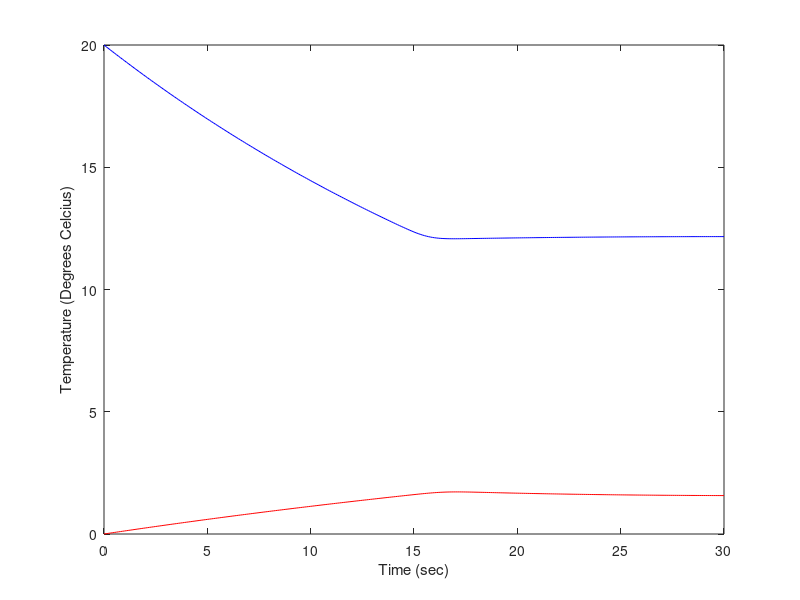

MATLAB code for this plot:


%% set parameters
length=1.25; % meters
dz=.01; % delta z, meters
Nz=round(length/dz); % number of delta z's, or number of small pipes
NT=Nz+1; % number of temperatures, starting with 1 going in an Nz+1
% coming out. Converts number of small pipes to an integer
smallPipeInnerRadius=.00555625; % m, for 7/16inch diameter
smallPipeOuterRadius=.00635; % m, for 1/2inch diameter
avgSmallPipeRadius=.005953125; % m
bigPipeInnerRadius=.01905; % m

t=30; % seconds, time of operation
dt=.1; % delta t, seconds
Nt=round(t/dt); % number of small time periods
t(1)=0; % initialize time vector


Qs=(2300/60)/(100^3); % m^3/second, for 2300ml/minute. Shell volumetric flow rate
Qt=(460/60)/(100^3); % m^3/second, for 460ml/minute. Tube volumetric flow rate
Abetween = (bigPipeInnerRadius-smallPipeOuterRadius)^2*pi; % m^2
Asa=2*pi*avgSmallPipeRadius*dz; % m^2, Area of heat transfer
Ai=smallPipeInnerRadius^2*pi; % m^2, Area of inner pipe
rhoI=999970; % fluid density of water, gram/m^3
rhoO=999970;
CpI=4.184; % specific heat of water, J/gC
CpO=4.184;
k=358; % W/(m^2K), overall heat transfer coefficient

counter=NT; % used for getting last for second terms of equation
it=2; % initialize time counting vector

%% initialize matrices

Ts(1,1:NT)=0; % shell starts at 0C everywhere
Tt(1,1:NT)=20; % tube starts at 20C everywhere

%% Ts and Tt equations

for jt=1:Nt
    t(jt+1)=t(jt)+dt;
    for iT=2:NT
        Tt(it,1)=20; % constant feed stream
        Ts(it,1)=0; % constant feed stream
        firstTermTs=(Qs*(Ts(it-1,iT-1)-Ts(it-1,iT)))/(Abetween*dz);
        secondTermTs=(k*Asa*(Tt(it-1,counter)-Ts(it-1,iT)))/(Abetween*rhoO*CpO*dz);
        Ts(it,iT)=Ts(it-1,iT)+dt*(firstTermTs+secondTermTs);
        % Tt
        firstTermTt=(Qt*(Tt(it-1,iT-1)-Tt(it-1,iT)))/(dz*Ai);
        secondTermTt=(k*Asa*(Tt(it-1,iT)-Ts(it-1,counter)))/(Ai*rhoI*CpI*dz);
        Tt(it,iT)=Tt(it-1,iT)+dt*(firstTermTt-secondTermTt);
        counter=counter-1;
    end
        counter=NT; % reset counter
        it=it+1; % increment time marching counter
end

%% plot final temperatures over time

plot(t,Ts(:,NT),'r-',...
    t,Tt(:,NT),'b-')
axis([0 inf 0 inf]);
xlabel('Time (sec)')
ylabel('Temperature (Degrees Celcius)')